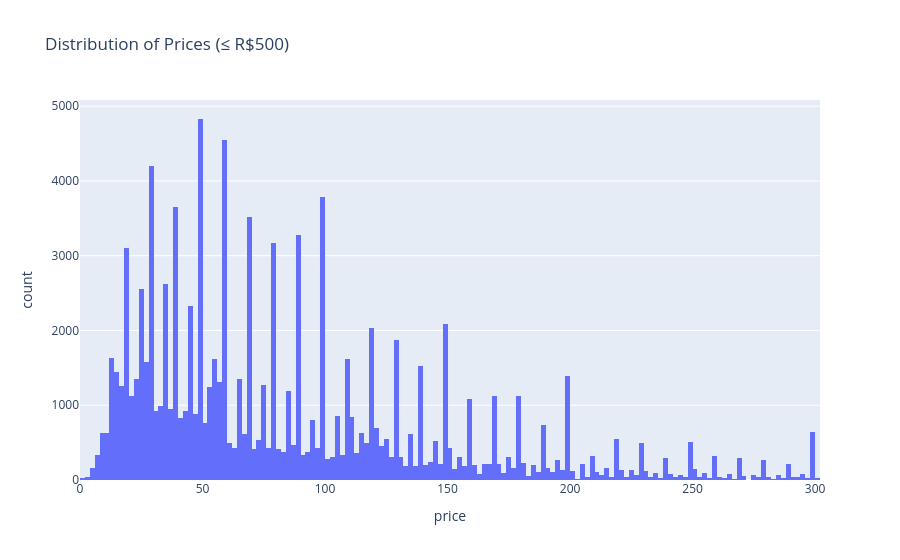

Notebook code cell kept with this figure:
### Markdown cell above
**Section 3.1:** Explore distribution of prices

### Code cell
# Get distribution of prices
px.histogram(items[items['price'] <= 300], x='price', title='Distribution of Prices (≤ R$500)')

### Figure 1 — Plotly figure (JSON) as saved in the notebook; plotly's stock layout.template omitted (floating-point values rounded to 4 significant figures; data arrays with more than 128 entries replaced by an {"elided": "..."} marker saying what was removed)
{"data": [{"bingroup": "x", "hovertemplate": "price=%{x}<br>count=%{y}<extra></extra>", "legendgroup": "", "marker": {"color": "#636efa", "pattern": {"shape": ""}}, "name": "", "orientation": "v", "showlegend": false, "type": "histogram", "x": {"elided": "105713 float values"}, "xaxis": "x", "yaxis": "y"}], "layout": {"barmode": "relative", "legend": {"tracegroupgap": 0}, "title": {"text": "Distribution of Prices (≤ R$500)"}, "xaxis": {"anchor": "y", "domain": [0, 1], "title": {"text": "price"}}, "yaxis": {"anchor": "x", "domain": [0, 1], "title": {"text": "count"}}}}
